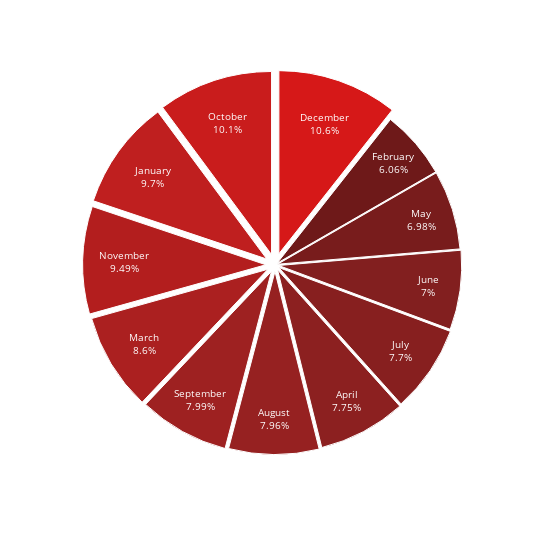

Notebook code cell kept with this figure:
### Markdown cell above
# Distribution adding content by month

### Code cell
content_by_month = films.query('month_added != "No" & month_added != ""')\
.groupby('month_added').agg({'type': 'count'}).reset_index()\
.rename(columns = {'type': 'content'}).sort_values('content', ascending = False)

fig = px.pie(labels = content_by_month['month_added'], values = content_by_month['content'], names = content_by_month['month_added'],
            width = 550, height = 550)

colors = ['#6e1919', '#781c1c', '#821f1f', '#871f1f', '#8c2020', '#962121', '#9e2121', '#ab2020', '#b31e1e', '#bf1f1f', '#c91c1c', '#d61818']
fig.update_traces(hoverinfo = 'label + percent', textfont_size = 10,
                  textinfo = 'label + percent', pull = [0.065, 0.06, 0.055, 0.05, 0.045, 0.04, 0.035, 0.03, 0.025, 0.02, 0.015, 0.015],
                  marker = dict(colors = colors[::-1], line = dict(color = 'white', width = 1)))
fig.update_layout(showlegend = False)

fig.show()

### Figure 1 — Plotly figure (JSON) as saved in the notebook; plotly's stock layout.template omitted (floating-point values rounded to 4 significant figures)
{"data": [{"domain": {"x": [0, 1], "y": [0, 1]}, "hoverinfo": "label+percent", "hovertemplate": "label=%{label}<br>value=%{value}<extra></extra>", "labels": ["December", "October", "January", "November", "March", "September", "August", "April", "July", "June", "May", "February"], "legendgroup": "", "marker": {"colors": ["#d61818", "#c91c1c", "#bf1f1f", "#b31e1e", "#ab2020", "#9e2121", "#962121", "#8c2020", "#871f1f", "#821f1f", "#781c1c", "#6e1919"], "line": {"color": "white", "width": 1}}, "name": "", "pull": [0.065, 0.06, 0.055, 0.05, 0.045, 0.04, 0.035, 0.03, 0.025, 0.02, 0.015, 0.015], "showlegend": true, "textfont": {"size": 10}, "textinfo": "label+percent", "type": "pie", "values": [817, 780, 746, 730, 661, 614, 612, 596, 592, 538, 537, 466]}], "layout": {"height": 550, "legend": {"tracegroupgap": 0}, "margin": {"t": 60}, "showlegend": false, "width": 550}}
